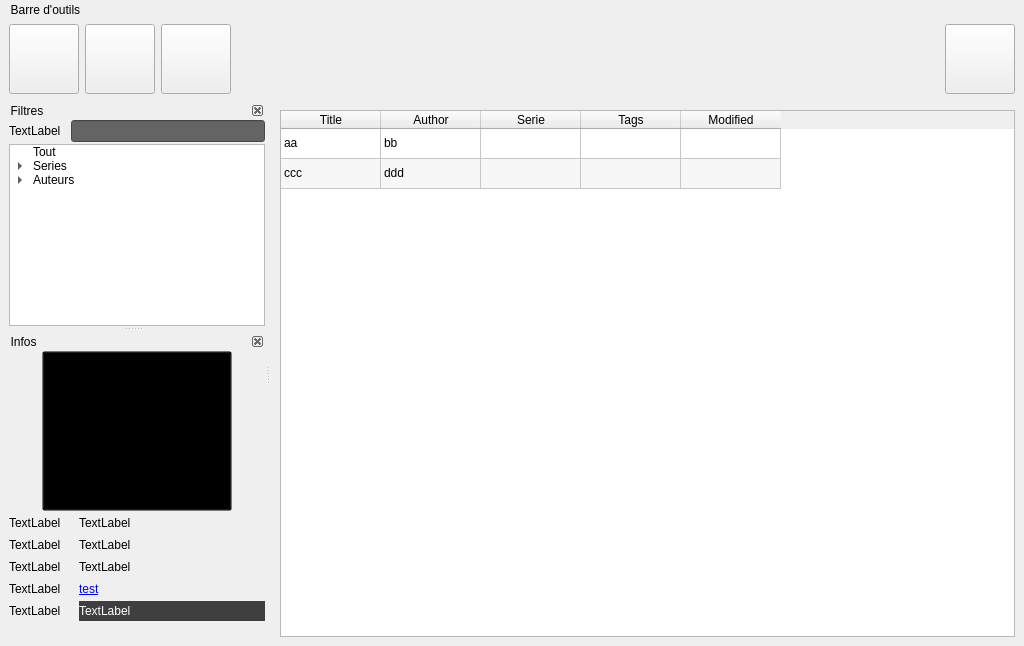
<?xml version="1.0" encoding="UTF-8"?>
<ui version="4.0">
 <class>home_window</class>
 <widget class="QMainWindow" name="home_window">
  <property name="geometry">
   <rect>
    <x>0</x>
    <y>0</y>
    <width>1024</width>
    <height>646</height>
   </rect>
  </property>
  <property name="minimumSize">
   <size>
    <width>1024</width>
    <height>480</height>
   </size>
  </property>
  <property name="maximumSize">
   <size>
    <width>16777215</width>
    <height>16777215</height>
   </size>
  </property>
  <property name="windowTitle">
   <string>HomeWindow</string>
  </property>
  <property name="autoFillBackground">
   <bool>true</bool>
  </property>
  <property name="documentMode">
   <bool>false</bool>
  </property>
  <property name="dockNestingEnabled">
   <bool>true</bool>
  </property>
  <property name="unifiedTitleAndToolBarOnMac">
   <bool>false</bool>
  </property>
  <widget class="QWidget" name="widget">
   <layout class="QVBoxLayout" name="verticalLayout_3">
    <item>
     <layout class="QVBoxLayout" name="central_block">
      <item>
       <widget class="QTableWidget" name="central_block_table">
        <property name="minimumSize">
         <size>
          <width>500</width>
          <height>0</height>
         </size>
        </property>
        <property name="autoFillBackground">
         <bool>false</bool>
        </property>
        <property name="styleSheet">
         <string notr="true"/>
        </property>
        <property name="editTriggers">
         <set>QAbstractItemView::AnyKeyPressed|QAbstractItemView::EditKeyPressed|QAbstractItemView::SelectedClicked</set>
        </property>
        <property name="showDropIndicator" stdset="0">
         <bool>false</bool>
        </property>
        <property name="dragDropOverwriteMode">
         <bool>false</bool>
        </property>
        <property name="alternatingRowColors">
         <bool>true</bool>
        </property>
        <property name="selectionBehavior">
         <enum>QAbstractItemView::SelectRows</enum>
        </property>
        <property name="textElideMode">
         <enum>Qt::ElideRight</enum>
        </property>
        <property name="showGrid">
         <bool>true</bool>
        </property>
        <property name="sortingEnabled">
         <bool>true</bool>
        </property>
        <property name="cornerButtonEnabled">
         <bool>false</bool>
        </property>
        <attribute name="horizontalHeaderVisible">
         <bool>true</bool>
        </attribute>
        <attribute name="horizontalHeaderCascadingSectionResizes">
         <bool>true</bool>
        </attribute>
        <attribute name="horizontalHeaderMinimumSectionSize">
         <number>100</number>
        </attribute>
        <attribute name="horizontalHeaderHighlightSections">
         <bool>false</bool>
        </attribute>
        <attribute name="horizontalHeaderShowSortIndicator" stdset="0">
         <bool>true</bool>
        </attribute>
        <attribute name="horizontalHeaderStretchLastSection">
         <bool>false</bool>
        </attribute>
        <attribute name="verticalHeaderVisible">
         <bool>false</bool>
        </attribute>
        <attribute name="verticalHeaderCascadingSectionResizes">
         <bool>true</bool>
        </attribute>
        <attribute name="verticalHeaderMinimumSectionSize">
         <number>0</number>
        </attribute>
        <attribute name="verticalHeaderHighlightSections">
         <bool>false</bool>
        </attribute>
        <attribute name="verticalHeaderShowSortIndicator" stdset="0">
         <bool>false</bool>
        </attribute>
        <attribute name="verticalHeaderStretchLastSection">
         <bool>false</bool>
        </attribute>
        <row>
         <property name="text">
          <string>1</string>
         </property>
        </row>
        <row>
         <property name="text">
          <string>2</string>
         </property>
        </row>
        <column>
         <property name="text">
          <string>Title</string>
         </property>
        </column>
        <column>
         <property name="text">
          <string>Author</string>
         </property>
        </column>
        <column>
         <property name="text">
          <string>Serie</string>
         </property>
        </column>
        <column>
         <property name="text">
          <string>Tags</string>
         </property>
        </column>
        <column>
         <property name="text">
          <string>Modified</string>
         </property>
        </column>
        <item row="0" column="0">
         <property name="text">
          <string>aa</string>
         </property>
         <property name="textAlignment">
          <set>AlignLeading|AlignVCenter</set>
         </property>
         <property name="flags">
          <set>ItemIsSelectable|ItemIsEditable|ItemIsEnabled</set>
         </property>
        </item>
        <item row="0" column="1">
         <property name="text">
          <string>bb</string>
         </property>
        </item>
        <item row="1" column="0">
         <property name="text">
          <string>ccc</string>
         </property>
        </item>
        <item row="1" column="1">
         <property name="text">
          <string>ddd</string>
         </property>
        </item>
       </widget>
      </item>
     </layout>
    </item>
   </layout>
  </widget>
  <widget class="QDockWidget" name="header_block">
   <property name="minimumSize">
    <size>
     <width>322</width>
     <height>95</height>
    </size>
   </property>
   <property name="maximumSize">
    <size>
     <width>524287</width>
     <height>95</height>
    </size>
   </property>
   <property name="autoFillBackground">
    <bool>false</bool>
   </property>
   <property name="features">
    <set>QDockWidget::DockWidgetMovable</set>
   </property>
   <property name="allowedAreas">
    <set>Qt::BottomDockWidgetArea|Qt::TopDockWidgetArea</set>
   </property>
   <property name="windowTitle">
    <string>  Barre d'outils</string>
   </property>
   <attribute name="dockWidgetArea">
    <number>4</number>
   </attribute>
   <widget class="QWidget" name="header_block_contents">
    <property name="minimumSize">
     <size>
      <width>0</width>
      <height>0</height>
     </size>
    </property>
    <property name="maximumSize">
     <size>
      <width>16777215</width>
      <height>16777215</height>
     </size>
    </property>
    <layout class="QHBoxLayout" name="horizontalLayout_4">
     <property name="leftMargin">
      <number>9</number>
     </property>
     <property name="topMargin">
      <number>4</number>
     </property>
     <property name="rightMargin">
      <number>9</number>
     </property>
     <property name="bottomMargin">
      <number>0</number>
     </property>
     <item>
      <widget class="QWidget" name="header_block_contents2" native="true">
       <layout class="QHBoxLayout" name="horizontalLayout_3">
        <property name="leftMargin">
         <number>0</number>
        </property>
        <property name="topMargin">
         <number>0</number>
        </property>
        <property name="rightMargin">
         <number>0</number>
        </property>
        <property name="bottomMargin">
         <number>0</number>
        </property>
        <item>
         <widget class="QPushButton" name="header_block_btn_add_book">
          <property name="minimumSize">
           <size>
            <width>70</width>
            <height>70</height>
           </size>
          </property>
          <property name="maximumSize">
           <size>
            <width>70</width>
            <height>70</height>
           </size>
          </property>
          <property name="cursor">
           <cursorShape>PointingHandCursor</cursorShape>
          </property>
          <property name="autoFillBackground">
           <bool>false</bool>
          </property>
          <property name="styleSheet">
           <string notr="true"/>
          </property>
          <property name="text">
           <string/>
          </property>
          <property name="icon">
           <iconset>
            <normaloff>ressources/icons/white/book_add.png</normaloff>ressources/icons/white/book_add.png</iconset>
          </property>
          <property name="iconSize">
           <size>
            <width>60</width>
            <height>60</height>
           </size>
          </property>
          <property name="autoDefault">
           <bool>false</bool>
          </property>
          <property name="default">
           <bool>false</bool>
          </property>
          <property name="flat">
           <bool>false</bool>
          </property>
         </widget>
        </item>
        <item>
         <widget class="QPushButton" name="header_block_btn_create_book">
          <property name="minimumSize">
           <size>
            <width>70</width>
            <height>70</height>
           </size>
          </property>
          <property name="maximumSize">
           <size>
            <width>70</width>
            <height>70</height>
           </size>
          </property>
          <property name="cursor">
           <cursorShape>PointingHandCursor</cursorShape>
          </property>
          <property name="autoFillBackground">
           <bool>false</bool>
          </property>
          <property name="styleSheet">
           <string notr="true"/>
          </property>
          <property name="text">
           <string/>
          </property>
          <property name="icon">
           <iconset>
            <normaloff>ressources/icons/white/book_new.png</normaloff>ressources/icons/white/book_new.png</iconset>
          </property>
          <property name="iconSize">
           <size>
            <width>60</width>
            <height>60</height>
           </size>
          </property>
          <property name="autoDefault">
           <bool>false</bool>
          </property>
          <property name="default">
           <bool>false</bool>
          </property>
          <property name="flat">
           <bool>false</bool>
          </property>
         </widget>
        </item>
        <item>
         <widget class="QPushButton" name="header_block_btn_del_book">
          <property name="minimumSize">
           <size>
            <width>70</width>
            <height>70</height>
           </size>
          </property>
          <property name="maximumSize">
           <size>
            <width>70</width>
            <height>70</height>
           </size>
          </property>
          <property name="cursor">
           <cursorShape>PointingHandCursor</cursorShape>
          </property>
          <property name="autoFillBackground">
           <bool>false</bool>
          </property>
          <property name="styleSheet">
           <string notr="true"/>
          </property>
          <property name="text">
           <string/>
          </property>
          <property name="icon">
           <iconset>
            <normaloff>ressources/icons/white/book_del.png</normaloff>ressources/icons/white/book_del.png</iconset>
          </property>
          <property name="iconSize">
           <size>
            <width>60</width>
            <height>60</height>
           </size>
          </property>
          <property name="autoDefault">
           <bool>false</bool>
          </property>
          <property name="default">
           <bool>false</bool>
          </property>
          <property name="flat">
           <bool>false</bool>
          </property>
         </widget>
        </item>
        <item>
         <spacer name="header_block_scroll_filler">
          <property name="orientation">
           <enum>Qt::Horizontal</enum>
          </property>
          <property name="sizeHint" stdset="0">
           <size>
            <width>427</width>
            <height>20</height>
           </size>
          </property>
         </spacer>
        </item>
        <item>
         <widget class="QPushButton" name="header_block_btn_settings">
          <property name="minimumSize">
           <size>
            <width>70</width>
            <height>70</height>
           </size>
          </property>
          <property name="maximumSize">
           <size>
            <width>70</width>
            <height>70</height>
           </size>
          </property>
          <property name="cursor">
           <cursorShape>PointingHandCursor</cursorShape>
          </property>
          <property name="autoFillBackground">
           <bool>false</bool>
          </property>
          <property name="text">
           <string/>
          </property>
          <property name="icon">
           <iconset>
            <normaloff>ressources/icons/white/settings.png</normaloff>ressources/icons/white/settings.png</iconset>
          </property>
          <property name="iconSize">
           <size>
            <width>60</width>
            <height>60</height>
           </size>
          </property>
          <property name="checkable">
           <bool>false</bool>
          </property>
          <property name="flat">
           <bool>false</bool>
          </property>
         </widget>
        </item>
       </layout>
      </widget>
     </item>
    </layout>
   </widget>
  </widget>
  <widget class="QDockWidget" name="sorting_block">
   <property name="minimumSize">
    <size>
     <width>244</width>
     <height>147</height>
    </size>
   </property>
   <property name="floating">
    <bool>false</bool>
   </property>
   <property name="features">
    <set>QDockWidget::DockWidgetClosable|QDockWidget::DockWidgetMovable</set>
   </property>
   <property name="allowedAreas">
    <set>Qt::LeftDockWidgetArea|Qt::RightDockWidgetArea</set>
   </property>
   <property name="windowTitle">
    <string>  Filtres</string>
   </property>
   <attribute name="dockWidgetArea">
    <number>1</number>
   </attribute>
   <widget class="QWidget" name="sorting_block_contents">
    <layout class="QVBoxLayout" name="verticalLayout_2">
     <property name="spacing">
      <number>2</number>
     </property>
     <property name="leftMargin">
      <number>9</number>
     </property>
     <property name="topMargin">
      <number>0</number>
     </property>
     <property name="rightMargin">
      <number>0</number>
     </property>
     <property name="bottomMargin">
      <number>0</number>
     </property>
     <item>
      <layout class="QHBoxLayout" name="sorting_block_search_block">
       <item>
        <widget class="QLabel" name="sorting_block_search_label">
         <property name="minimumSize">
          <size>
           <width>60</width>
           <height>0</height>
          </size>
         </property>
         <property name="maximumSize">
          <size>
           <width>60</width>
           <height>16777215</height>
          </size>
         </property>
         <property name="text">
          <string>TextLabel</string>
         </property>
        </widget>
       </item>
       <item>
        <widget class="QLineEdit" name="sorting_block_search_value">
         <property name="maximumSize">
          <size>
           <width>16777215</width>
           <height>16777215</height>
          </size>
         </property>
         <property name="autoFillBackground">
          <bool>false</bool>
         </property>
         <property name="styleSheet">
          <string notr="true">background-color: rgb(100, 100, 100);</string>
         </property>
         <property name="readOnly">
          <bool>true</bool>
         </property>
        </widget>
       </item>
      </layout>
     </item>
     <item>
      <layout class="QVBoxLayout" name="verticalLayout">
       <item>
        <widget class="QTreeWidget" name="sorting_block_tree">
         <property name="minimumSize">
          <size>
           <width>218</width>
           <height>100</height>
          </size>
         </property>
         <property name="maximumSize">
          <size>
           <width>16777215</width>
           <height>16777215</height>
          </size>
         </property>
         <property name="rootIsDecorated">
          <bool>true</bool>
         </property>
         <property name="uniformRowHeights">
          <bool>true</bool>
         </property>
         <property name="itemsExpandable">
          <bool>true</bool>
         </property>
         <property name="sortingEnabled">
          <bool>false</bool>
         </property>
         <property name="allColumnsShowFocus">
          <bool>false</bool>
         </property>
         <property name="headerHidden">
          <bool>true</bool>
         </property>
         <column>
          <property name="text">
           <string>Groupes</string>
          </property>
         </column>
         <item>
          <property name="text">
           <string>Tout</string>
          </property>
         </item>
         <item>
          <property name="text">
           <string>Series</string>
          </property>
          <item>
           <property name="text">
            <string>Harry Potter</string>
           </property>
          </item>
          <item>
           <property name="text">
            <string>Gundam</string>
           </property>
          </item>
         </item>
         <item>
          <property name="text">
           <string>Auteurs</string>
          </property>
          <item>
           <property name="text">
            <string>truc</string>
           </property>
          </item>
          <item>
           <property name="text">
            <string>machin</string>
           </property>
          </item>
         </item>
        </widget>
       </item>
      </layout>
     </item>
    </layout>
   </widget>
  </widget>
  <widget class="QDockWidget" name="info_block">
   <property name="features">
    <set>QDockWidget::DockWidgetClosable|QDockWidget::DockWidgetMovable</set>
   </property>
   <property name="allowedAreas">
    <set>Qt::LeftDockWidgetArea|Qt::RightDockWidgetArea</set>
   </property>
   <property name="windowTitle">
    <string>  Infos</string>
   </property>
   <attribute name="dockWidgetArea">
    <number>1</number>
   </attribute>
   <widget class="QWidget" name="info_block_contents">
    <layout class="QVBoxLayout" name="verticalLayout_4">
     <property name="spacing">
      <number>2</number>
     </property>
     <property name="leftMargin">
      <number>9</number>
     </property>
     <property name="topMargin">
      <number>0</number>
     </property>
     <property name="rightMargin">
      <number>0</number>
     </property>
     <property name="bottomMargin">
      <number>0</number>
     </property>
     <item>
      <layout class="QHBoxLayout" name="horizontalLayout">
       <item>
        <spacer name="horizontalSpacer">
         <property name="orientation">
          <enum>Qt::Horizontal</enum>
         </property>
         <property name="sizeHint" stdset="0">
          <size>
           <width>0</width>
           <height>20</height>
          </size>
         </property>
        </spacer>
       </item>
       <item>
        <widget class="QPushButton" name="info_block_cover">
         <property name="minimumSize">
          <size>
           <width>190</width>
           <height>160</height>
          </size>
         </property>
         <property name="maximumSize">
          <size>
           <width>190</width>
           <height>160</height>
          </size>
         </property>
         <property name="focusPolicy">
          <enum>Qt::NoFocus</enum>
         </property>
         <property name="styleSheet">
          <string notr="true">background: transparent !important;</string>
         </property>
         <property name="text">
          <string/>
         </property>
         <property name="iconSize">
          <size>
           <width>160</width>
           <height>160</height>
          </size>
         </property>
        </widget>
       </item>
       <item>
        <spacer name="horizontalSpacer_2">
         <property name="orientation">
          <enum>Qt::Horizontal</enum>
         </property>
         <property name="sizeHint" stdset="0">
          <size>
           <width>0</width>
           <height>20</height>
          </size>
         </property>
        </spacer>
       </item>
      </layout>
     </item>
     <item>
      <layout class="QHBoxLayout" name="info_block_title">
       <property name="spacing">
        <number>0</number>
       </property>
       <property name="sizeConstraint">
        <enum>QLayout::SetMinimumSize</enum>
       </property>
       <item>
        <widget class="QLabel" name="info_block_title_label">
         <property name="minimumSize">
          <size>
           <width>70</width>
           <height>20</height>
          </size>
         </property>
         <property name="maximumSize">
          <size>
           <width>70</width>
           <height>20</height>
          </size>
         </property>
         <property name="text">
          <string>TextLabel</string>
         </property>
        </widget>
       </item>
       <item>
        <widget class="QLabel" name="info_block_title_value">
         <property name="minimumSize">
          <size>
           <width>120</width>
           <height>20</height>
          </size>
         </property>
         <property name="maximumSize">
          <size>
           <width>16777215</width>
           <height>16777215</height>
          </size>
         </property>
         <property name="text">
          <string>TextLabel</string>
         </property>
         <property name="wordWrap">
          <bool>true</bool>
         </property>
        </widget>
       </item>
      </layout>
     </item>
     <item>
      <layout class="QHBoxLayout" name="info_block_serie">
       <property name="spacing">
        <number>0</number>
       </property>
       <property name="sizeConstraint">
        <enum>QLayout::SetMinimumSize</enum>
       </property>
       <item>
        <widget class="QLabel" name="info_block_serie_label">
         <property name="minimumSize">
          <size>
           <width>70</width>
           <height>20</height>
          </size>
         </property>
         <property name="maximumSize">
          <size>
           <width>70</width>
           <height>20</height>
          </size>
         </property>
         <property name="text">
          <string>TextLabel</string>
         </property>
        </widget>
       </item>
       <item>
        <widget class="QLabel" name="info_block_serie_value">
         <property name="minimumSize">
          <size>
           <width>120</width>
           <height>20</height>
          </size>
         </property>
         <property name="maximumSize">
          <size>
           <width>16777215</width>
           <height>16777215</height>
          </size>
         </property>
         <property name="text">
          <string>TextLabel</string>
         </property>
         <property name="wordWrap">
          <bool>true</bool>
         </property>
        </widget>
       </item>
      </layout>
     </item>
     <item>
      <layout class="QHBoxLayout" name="info_block_authors">
       <property name="spacing">
        <number>0</number>
       </property>
       <property name="sizeConstraint">
        <enum>QLayout::SetMinimumSize</enum>
       </property>
       <item>
        <widget class="QLabel" name="info_block_authors_label">
         <property name="minimumSize">
          <size>
           <width>70</width>
           <height>20</height>
          </size>
         </property>
         <property name="maximumSize">
          <size>
           <width>70</width>
           <height>20</height>
          </size>
         </property>
         <property name="text">
          <string>TextLabel</string>
         </property>
        </widget>
       </item>
       <item>
        <widget class="QLabel" name="info_block_authors_value">
         <property name="minimumSize">
          <size>
           <width>120</width>
           <height>20</height>
          </size>
         </property>
         <property name="maximumSize">
          <size>
           <width>16777215</width>
           <height>16777215</height>
          </size>
         </property>
         <property name="text">
          <string>TextLabel</string>
         </property>
         <property name="wordWrap">
          <bool>true</bool>
         </property>
        </widget>
       </item>
      </layout>
     </item>
     <item>
      <layout class="QHBoxLayout" name="info_block_file_formats">
       <property name="spacing">
        <number>0</number>
       </property>
       <property name="sizeConstraint">
        <enum>QLayout::SetMinimumSize</enum>
       </property>
       <item>
        <widget class="QLabel" name="info_block_file_formats_label">
         <property name="minimumSize">
          <size>
           <width>70</width>
           <height>20</height>
          </size>
         </property>
         <property name="maximumSize">
          <size>
           <width>70</width>
           <height>20</height>
          </size>
         </property>
         <property name="text">
          <string>TextLabel</string>
         </property>
        </widget>
       </item>
       <item>
        <widget class="QLabel" name="info_block_file_formats_value">
         <property name="minimumSize">
          <size>
           <width>120</width>
           <height>20</height>
          </size>
         </property>
         <property name="maximumSize">
          <size>
           <width>16777215</width>
           <height>16777215</height>
          </size>
         </property>
         <property name="styleSheet">
          <string notr="true"/>
         </property>
         <property name="text">
          <string>&lt;a href=&quot;test&quot;&gt;test&lt;/a&gt;</string>
         </property>
         <property name="wordWrap">
          <bool>true</bool>
         </property>
        </widget>
       </item>
      </layout>
     </item>
     <item>
      <layout class="QHBoxLayout" name="info_block_size">
       <property name="spacing">
        <number>0</number>
       </property>
       <property name="sizeConstraint">
        <enum>QLayout::SetMinimumSize</enum>
       </property>
       <item>
        <widget class="QLabel" name="info_block_size_label">
         <property name="minimumSize">
          <size>
           <width>70</width>
           <height>20</height>
          </size>
         </property>
         <property name="maximumSize">
          <size>
           <width>70</width>
           <height>20</height>
          </size>
         </property>
         <property name="text">
          <string>TextLabel</string>
         </property>
        </widget>
       </item>
       <item>
        <widget class="QLabel" name="info_block_size_value">
         <property name="minimumSize">
          <size>
           <width>120</width>
           <height>20</height>
          </size>
         </property>
         <property name="maximumSize">
          <size>
           <width>16777215</width>
           <height>16777215</height>
          </size>
         </property>
         <property name="styleSheet">
          <string notr="true">QWidget{
 background: rgba(63, 63, 63);
color:white;
}
QDockWidget {
    border: 0;
margin:0;
padding:0;
}

QDockWidget::title {
    text-align: left; /* align the text to the left */
    background: #333333;
    padding-left: 5px;
}

QPushButton{
	background:transparent;
}
QPushButton:hover{
	background-color:rgb(120, 120, 120);
}
QPushButton:pressed{
	background-color:rgb(120, 120, 120);
}
QPushButton:checked{
	background-color:rgb(150, 150, 150);
}</string>
         </property>
         <property name="text">
          <string>TextLabel</string>
         </property>
         <property name="wordWrap">
          <bool>true</bool>
         </property>
        </widget>
       </item>
      </layout>
     </item>
     <item>
      <layout class="QVBoxLayout" name="info_block_synopsis">
       <property name="spacing">
        <number>0</number>
       </property>
       <property name="sizeConstraint">
        <enum>QLayout::SetMinimumSize</enum>
       </property>
      </layout>
     </item>
     <item>
      <spacer name="verticalSpacer">
       <property name="orientation">
        <enum>Qt::Vertical</enum>
       </property>
       <property name="sizeHint" stdset="0">
        <size>
         <width>20</width>
         <height>40</height>
        </size>
       </property>
      </spacer>
     </item>
    </layout>
   </widget>
  </widget>
 </widget>
 <resources/>
 <connections/>
</ui>
